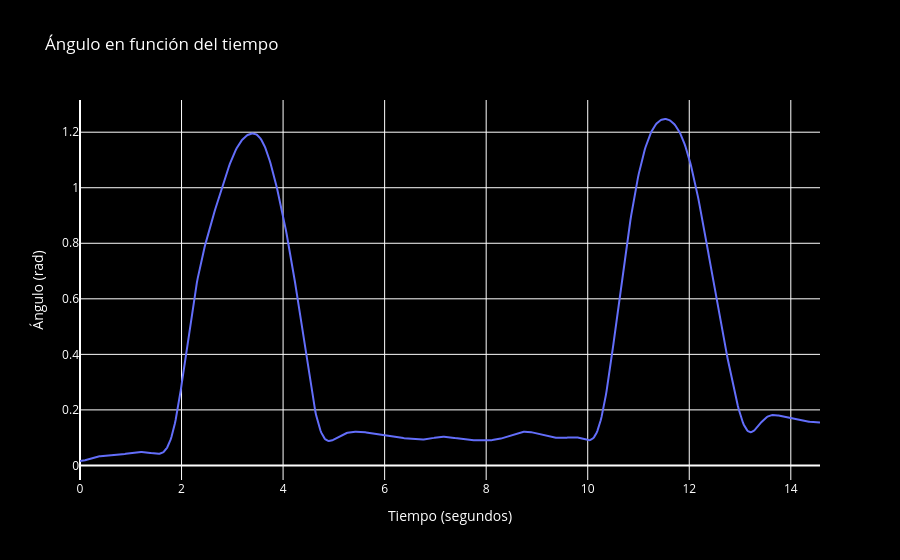
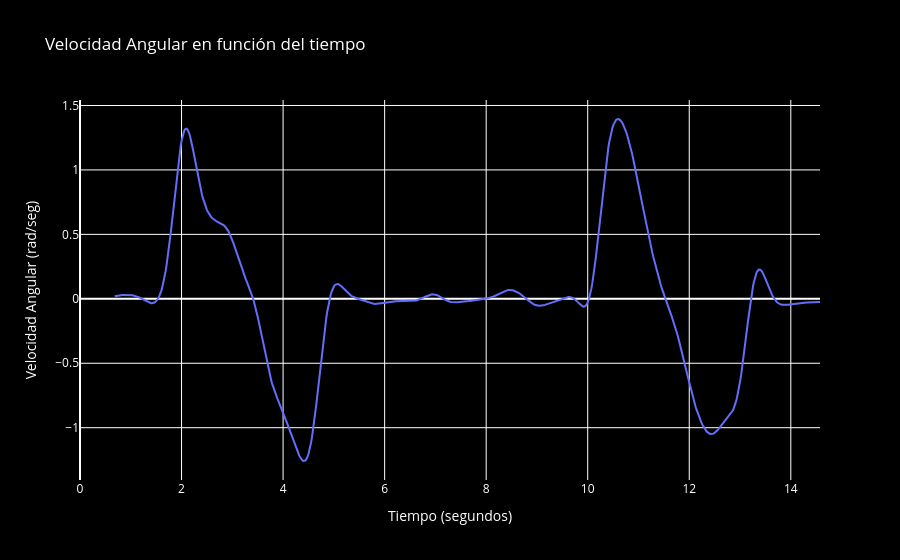
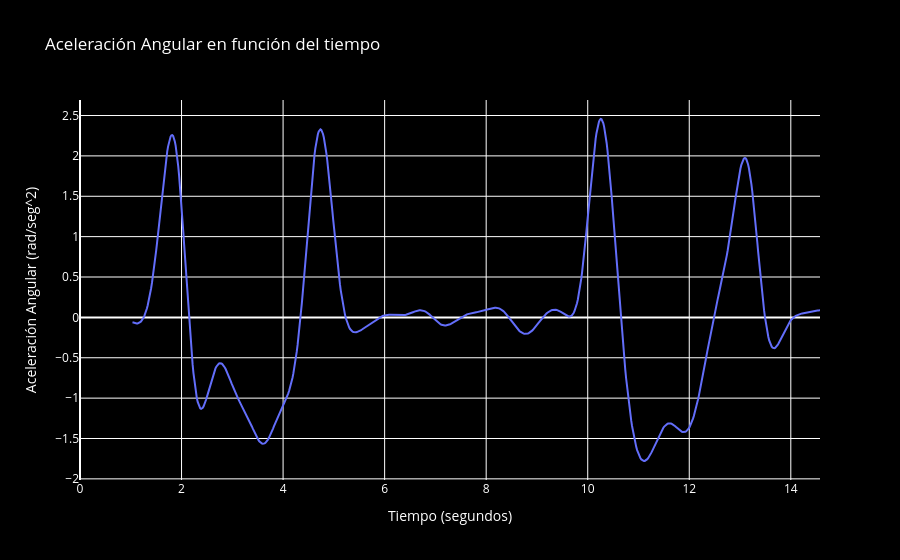

Notebook code for these charts, in order:
### Markdown cell above
### Ahora filtremos con gaussian filter

### Code cell
# Cargar el CSV con las coordenadas y frames del trackeo
df_nuevo = pd.read_csv('output/tracked_landmarks.csv')
df_pivot['x_26'] = gaussian_filter1d(df_pivot['x_26'], sigma=10)
df_pivot['x_28'] = gaussian_filter1d(df_pivot['x_28'], sigma=10)
df_pivot['y_26'] = gaussian_filter1d(df_pivot['y_26'], sigma=10)
df_pivot['y_28'] = gaussian_filter1d(df_pivot['y_28'], sigma=10)

# Calcular las columnas X, Y
df_nuevo['X'] = np.abs(df_nuevo['x_28'] - df_nuevo['x_26'])  # Asegurar que X sea >= 0
df_nuevo['Y'] = np.abs(df_nuevo['y_28'] - df_nuevo['y_26'])  # Asegurar que Y sea >= 0

df_nuevo['ángulo_26_28'] = gaussian_filter1d(np.arctan2(df_nuevo['X'], df_nuevo['Y']) * (180 / np.pi), sigma = 5)  # Convertir de radianes a grados y suavizarlo con un filtro gaussiano
# Aplicar un filtro gaussiano al ángulo para suavizar
#df_nuevo['ángulo_26_28'] = gaussian_filter1d(df_nuevo['ángulo_26_28'], sigma=10)#
df_nuevo['ángulo_26_28'] = (df_nuevo['ángulo_26_28']*np.pi)/180
# Calcular la velocidad angular (derivada del ángulo)
velocidad_angular = (df_nuevo['ángulo_26_28'].diff() / df_nuevo['time_seconds'].diff())
df_nuevo['velocidad_angular'] = velocidad_angular

# Calcular la aceleración angular (derivada de la velocidad angular)
aceleracion_angular = df_nuevo['velocidad_angular'].diff() / df_nuevo['time_seconds'].diff()
df_nuevo['aceleracion_angular'] = aceleracion_angular

# Guardar el dataframe actualizado
new_csv_file_path = 'output/tracked_landmarks.csv'
df_nuevo.to_csv(new_csv_file_path, index=False)




df_nuevo['ángulo_26_28'] = (df_nuevo['ángulo_26_28']*np.pi)/180
# Calcular la velocidad angular (derivada del ángulo)
velocidad_angular = (df_nuevo['ángulo_26_28'].diff() / df_nuevo['time_seconds'].diff())
df_nuevo['velocidad_angular'] = velocidad_angular

# Calcular la aceleración angular (derivada de la velocidad angular)
aceleracion_angular = df_nuevo['velocidad_angular'].diff() / df_nuevo['time_seconds'].diff()
df_nuevo['aceleracion_angular'] = aceleracion_angular

df_nuevo = pd.read_csv('output/tracked_landmarks.csv')
df_nuevo['ángulo_26_28'] = gaussian_filter1d(df_nuevo['ángulo_26_28'], sigma=10)
df_nuevo['velocidad_angular'] = gaussian_filter1d(df_nuevo['velocidad_angular'], sigma=10)
df_nuevo['aceleracion_angular'] = gaussian_filter1d(df_nuevo['aceleracion_angular'], sigma=15)
import plotly.express as px


# Crear el gráfico para el ángulo
fig_angulo = px.line(df_nuevo, x='time_seconds', y='ángulo_26_28',
                     labels={'ángulo_26_28': 'Ángulo (rad)', 'time_seconds': 'Tiempo (segundos)'},
                     title='Ángulo en función del tiempo')
fig_angulo.update_layout(yaxis_title='Ángulo (rad)', xaxis_title='Tiempo (segundos)', plot_bgcolor='black', paper_bgcolor='black', font=dict(color='white'))
fig_angulo.show()

# Crear el gráfico para la velocidad angular
fig_velocidad = px.line(df_nuevo, x='time_seconds', y='velocidad_angular',
                        labels={'velocidad_angular': 'Velocidad Angular (rad/seg)', 'time_seconds': 'Tiempo (segundos)'},
                        title='Velocidad Angular en función del tiempo')
fig_velocidad.update_layout(yaxis_title='Velocidad Angular (rad/seg)', xaxis_title='Tiempo (segundos)', plot_bgcolor='black', paper_bgcolor='black', font=dict(color='white'))
fig_velocidad.show()

# Crear el gráfico para la aceleración angular
fig_aceleracion = px.line(df_nuevo, x='time_seconds', y='aceleracion_angular',
                          labels={'aceleracion_angular': 'Aceleración Angular (rad/seg^2)', 'time_seconds': 'Tiempo (segundos)'},
                          title='Aceleración Angular en función del tiempo')
fig_aceleracion.update_layout(yaxis_title='Aceleración Angular (rad/seg^2)', xaxis_title='Tiempo (segundos)', plot_bgcolor='black', paper_bgcolor='black', font=dict(color='white'))
fig_aceleracion.show()


new_csv_file_path = 'output/tracked_landmarks.csv'
df_nuevo.to_csv(new_csv_file_path, index=False)

### Figure 1 — Plotly figure (JSON) as saved in the notebook; plotly's stock layout.template omitted (floating-point values rounded to 4 significant figures; data arrays with more than 128 entries replaced by an {"elided": "..."} marker saying what was removed)
{"data": [{"hovertemplate": "Tiempo (segundos)=%{x}<br>Ángulo (rad)=%{y}<extra></extra>", "legendgroup": "", "line": {"color": "#636efa", "dash": "solid"}, "marker": {"symbol": "circle"}, "mode": "lines", "name": "", "orientation": "v", "showlegend": false, "type": "scatter", "x": {"elided": "875 float values"}, "xaxis": "x", "y": {"elided": "875 float values"}, "yaxis": "y"}], "layout": {"font": {"color": "white"}, "legend": {"tracegroupgap": 0}, "paper_bgcolor": "black", "plot_bgcolor": "black", "title": {"text": "Ángulo en función del tiempo"}, "xaxis": {"anchor": "y", "domain": [0, 1], "title": {"text": "Tiempo (segundos)"}}, "yaxis": {"anchor": "x", "domain": [0, 1], "title": {"text": "Ángulo (rad)"}}}}

### Figure 2 — Plotly figure (JSON) as saved in the notebook; plotly's stock layout.template omitted (floating-point values rounded to 4 significant figures; data arrays with more than 128 entries replaced by an {"elided": "..."} marker saying what was removed)
{"data": [{"hovertemplate": "Tiempo (segundos)=%{x}<br>Velocidad Angular (rad/seg)=%{y}<extra></extra>", "legendgroup": "", "line": {"color": "#636efa", "dash": "solid"}, "marker": {"symbol": "circle"}, "mode": "lines", "name": "", "orientation": "v", "showlegend": false, "type": "scatter", "x": {"elided": "875 float values"}, "xaxis": "x", "y": {"elided": "875 float values"}, "yaxis": "y"}], "layout": {"font": {"color": "white"}, "legend": {"tracegroupgap": 0}, "paper_bgcolor": "black", "plot_bgcolor": "black", "title": {"text": "Velocidad Angular en función del tiempo"}, "xaxis": {"anchor": "y", "domain": [0, 1], "title": {"text": "Tiempo (segundos)"}}, "yaxis": {"anchor": "x", "domain": [0, 1], "title": {"text": "Velocidad Angular (rad/seg)"}}}}

### Figure 3 — Plotly figure (JSON) as saved in the notebook; plotly's stock layout.template omitted (floating-point values rounded to 4 significant figures; data arrays with more than 128 entries replaced by an {"elided": "..."} marker saying what was removed)
{"data": [{"hovertemplate": "Tiempo (segundos)=%{x}<br>Aceleración Angular (rad/seg^2)=%{y}<extra></extra>", "legendgroup": "", "line": {"color": "#636efa", "dash": "solid"}, "marker": {"symbol": "circle"}, "mode": "lines", "name": "", "orientation": "v", "showlegend": false, "type": "scatter", "x": {"elided": "875 float values"}, "xaxis": "x", "y": {"elided": "875 float values"}, "yaxis": "y"}], "layout": {"font": {"color": "white"}, "legend": {"tracegroupgap": 0}, "paper_bgcolor": "black", "plot_bgcolor": "black", "title": {"text": "Aceleración Angular en función del tiempo"}, "xaxis": {"anchor": "y", "domain": [0, 1], "title": {"text": "Tiempo (segundos)"}}, "yaxis": {"anchor": "x", "domain": [0, 1], "title": {"text": "Aceleración Angular (rad/seg^2)"}}}}
